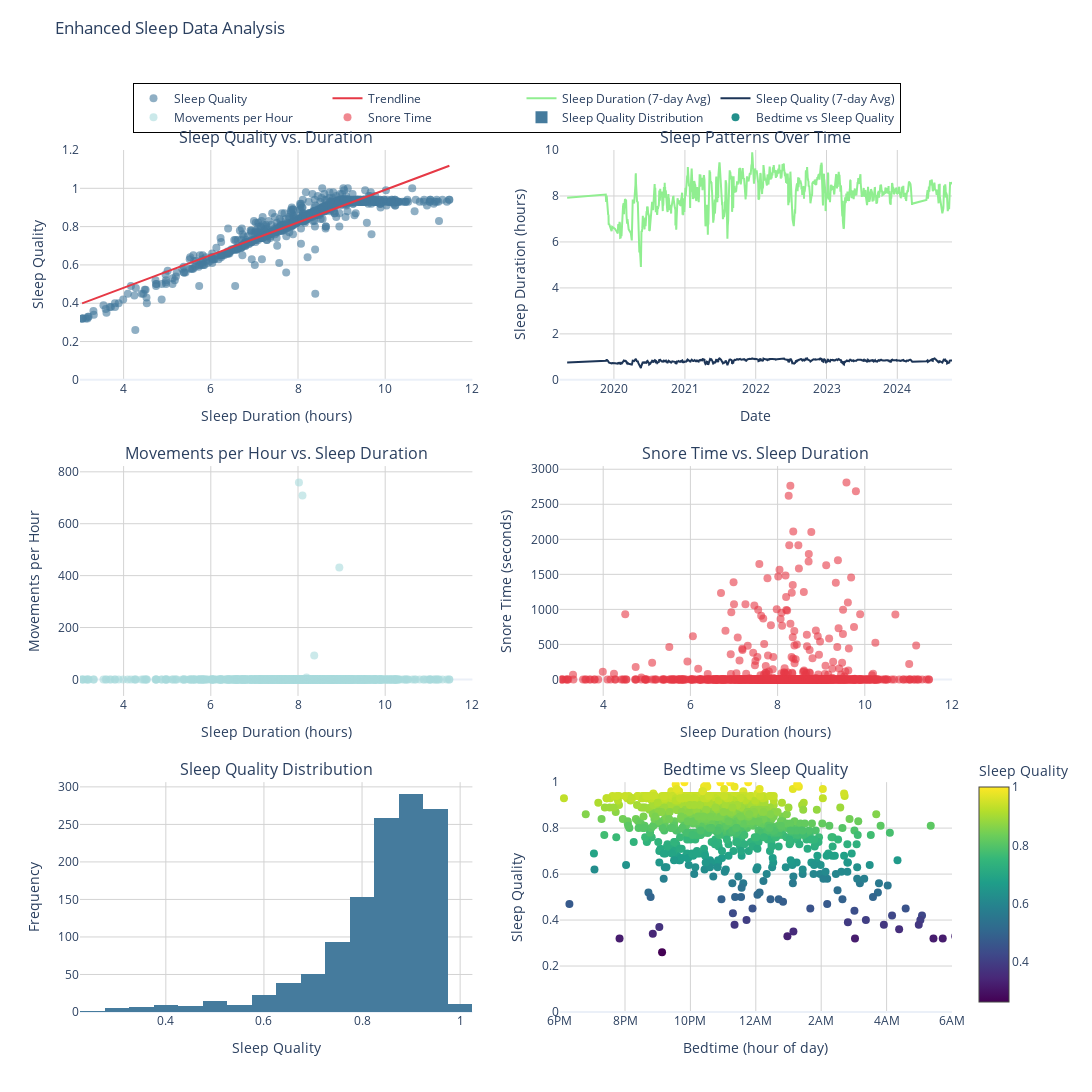

The code cell stored with this chart in its notebook:
### Code cell
import pandas as pd
import plotly.graph_objects as go
from plotly.subplots import make_subplots
import numpy as np
from scipy import stats
from scipy.stats import f_oneway
from tabulate import tabulate

# Load the sleep dataset
file_path = '/Users/ngirmay/Documents/GitHub/ironman_retrospective/IronMan_2023/diet_and_sleep/sleepdata.csv'
sleep_data = pd.read_csv(file_path)

# Data preparation
sleep_data['Start'] = pd.to_datetime(sleep_data['Start'])
sleep_data['End'] = pd.to_datetime(sleep_data['End'])
sleep_data['Sleep Duration (hours)'] = (sleep_data['End'] - sleep_data['Start']).dt.total_seconds() / 3600
sleep_data_clean = sleep_data[(sleep_data['Sleep Duration (hours)'] >= 3) & (sleep_data['Sleep Duration (hours)'] <= 20)]
sleep_data_clean['Sleep Quality'] = sleep_data_clean['Sleep Quality'].str.rstrip('%').astype('float') / 100
sleep_data_clean['Regularity'] = sleep_data_clean['Regularity'].str.rstrip('%').astype('float') / 100
sleep_data_clean['Movements per Hour'] = sleep_data_clean['Steps'] / sleep_data_clean['Sleep Duration (hours)']
sleep_data_clean = sleep_data_clean.sort_values('Start')
sleep_data_clean['Sleep Quality 7-day Avg'] = sleep_data_clean['Sleep Quality'].rolling(window=7).mean()
sleep_data_clean['Sleep Duration 7-day Avg'] = sleep_data_clean['Sleep Duration (hours)'].rolling(window=7).mean()

# Modified bedtime calculation
sleep_data_clean['Bedtime'] = sleep_data_clean['Start'].dt.hour + sleep_data_clean['Start'].dt.minute / 60
sleep_data_clean.loc[sleep_data_clean['Bedtime'] < 12, 'Bedtime'] += 24  # Adjust times after midnight

# Handling missing data in 'Snore time'
sleep_data_clean['Snore time'] = sleep_data_clean['Snore time'].fillna(0)

# Create Duration Range column
def categorize_duration(hours):
    if hours < 6:
        return 'Short (<6h)'
    elif 6 <= hours < 7:
        return 'Normal (6-7h)'
    elif 7 <= hours < 8:
        return 'Good (7-8h)'
    else:
        return 'Long (>8h)'

sleep_data_clean['Duration Range'] = sleep_data_clean['Sleep Duration (hours)'].apply(categorize_duration)

# Color mapping
color_mapping = {
    'Zone 1 (50%-60%)': '#e63946',
    'Zone 2 (60%-70%)': '#a8dadc',
    'Zone 3 (70%-80%)': '#90EE90',
    'Zone 4 (80%-90%)': '#457b9d',
    'Zone 5 (90%-100%)': '#1d3557'
}

# Create subplots
fig = make_subplots(rows=3, cols=2, subplot_titles=(
    "Sleep Quality vs. Duration",
    "Sleep Patterns Over Time",
    "Movements per Hour vs. Sleep Duration",
    "Snore Time vs. Sleep Duration",
    "Sleep Quality Distribution",
    "Bedtime vs Sleep Quality"
), vertical_spacing=0.1, horizontal_spacing=0.1)

# 1. Sleep Quality vs. Duration with trendline
x = sleep_data_clean['Sleep Duration (hours)']
y = sleep_data_clean['Sleep Quality']
z = np.polyfit(x, y, 1)
p = np.poly1d(z)

fig.add_trace(go.Scatter(
    x=x, y=y, 
    mode='markers',
    marker=dict(size=8, color=color_mapping['Zone 4 (80%-90%)'], opacity=0.6),
    name="Sleep Quality"
), row=1, col=1)

fig.add_trace(go.Scatter(
    x=x, y=p(x),
    mode='lines',
    line=dict(color=color_mapping['Zone 1 (50%-60%)'], width=2),
    name="Trendline"
), row=1, col=1)

# 2. Sleep Patterns Over Time (Enhanced)
fig.add_trace(go.Scatter(
    x=sleep_data_clean['Start'], 
    y=sleep_data_clean['Sleep Duration 7-day Avg'],
    mode='lines',
    line=dict(color=color_mapping['Zone 3 (70%-80%)'], width=2),
    name="Sleep Duration (7-day Avg)"
), row=1, col=2)

fig.add_trace(go.Scatter(
    x=sleep_data_clean['Start'], 
    y=sleep_data_clean['Sleep Quality 7-day Avg'],
    mode='lines',
    line=dict(color=color_mapping['Zone 5 (90%-100%)'], width=2),
    name="Sleep Quality (7-day Avg)",
    yaxis='y2'
), row=1, col=2)

# 3. Movements per Hour vs. Sleep Duration
fig.add_trace(go.Scatter(
    x=sleep_data_clean['Sleep Duration (hours)'], 
    y=sleep_data_clean['Movements per Hour'], 
    mode='markers',
    marker=dict(size=8, color=color_mapping['Zone 2 (60%-70%)'], opacity=0.6),
    name="Movements per Hour"
), row=2, col=1)

# 4. Snore Time vs. Sleep Duration
fig.add_trace(go.Scatter(
    x=sleep_data_clean['Sleep Duration (hours)'], 
    y=sleep_data_clean['Snore time'], 
    mode='markers',
    marker=dict(size=8, color=color_mapping['Zone 1 (50%-60%)'], opacity=0.6),
    name="Snore Time"
), row=2, col=2)

# 5. Sleep Quality Distribution
fig.add_trace(go.Histogram(
    x=sleep_data_clean['Sleep Quality'],
    nbinsx=20,
    marker_color=color_mapping['Zone 4 (80%-90%)'],
    name="Sleep Quality Distribution"
), row=3, col=1)

# 6. Bedtime vs Sleep Quality (Updated)
fig.add_trace(go.Scatter(
    x=sleep_data_clean['Bedtime'],
    y=sleep_data_clean['Sleep Quality'],
    mode='markers',
    marker=dict(
        size=8,
        color=sleep_data_clean['Sleep Quality'],
        colorscale='Viridis',
        showscale=True,
        colorbar=dict(title="Sleep Quality", y=0.15, len=0.3)
    ),
    name="Bedtime vs Sleep Quality"
), row=3, col=2)

# Update layout
fig.update_layout(
    height=2100,
    width=1200, 
    title_text="Enhanced Sleep Data Analysis",
    title_y=0.98,
    template="plotly_white",
    showlegend=True,
    legend=dict(
        orientation="h",
        yanchor="bottom",
        y=1.02,
        xanchor="center",
        x=0.5,
        bgcolor="rgba(255,255,255,0.8)",
        bordercolor="Black",
        borderwidth=1
    ),
    margin=dict(t=150)
)

# Update axes
fig.update_xaxes(title_text="Sleep Duration (hours)", row=1, col=1, range=[3, 12], gridcolor='lightgray')
fig.update_yaxes(title_text="Sleep Quality", row=1, col=1, range=[0, 1.2], gridcolor='lightgray')
fig.update_xaxes(title_text="Date", row=1, col=2, gridcolor='lightgray')
fig.update_yaxes(title_text="Sleep Duration (hours)", row=1, col=2, gridcolor='lightgray', range=[0, 10])
fig.update_yaxes(title_text="Sleep Quality", secondary_y=True, row=1, col=2, gridcolor='lightgray', range=[0, 1], overlaying='y', side='right')
fig.update_xaxes(title_text="Sleep Duration (hours)", row=2, col=1, range=[3, 12], gridcolor='lightgray')
fig.update_yaxes(title_text="Movements per Hour", row=2, col=1, gridcolor='lightgray')
fig.update_xaxes(title_text="Sleep Duration (hours)", row=2, col=2, range=[3, 12], gridcolor='lightgray')
fig.update_yaxes(title_text="Snore Time (seconds)", row=2, col=2, gridcolor='lightgray')
fig.update_xaxes(title_text="Sleep Quality", row=3, col=1, gridcolor='lightgray')
fig.update_yaxes(title_text="Frequency", row=3, col=1, gridcolor='lightgray')
fig.update_xaxes(
    title_text="Bedtime (hour of day)", 
    row=3, col=2, 
    gridcolor='lightgray', 
    range=[18, 30],  # This will show from 6 PM to 6 AM
    tickvals=[18, 20, 22, 24, 26, 28, 30], 
    ticktext=['6PM', '8PM', '10PM', '12AM', '2AM', '4AM', '6AM']
)
fig.update_yaxes(title_text="Sleep Quality", row=3, col=2, gridcolor='lightgray', range=[0, 1])

# Show the figure
fig.show()

# Function to format float values to 2 decimal places
def format_float(value):
    return f"{value:.2f}"

# Calculate summary statistics
summary_stats = sleep_data_clean[['Sleep Duration (hours)', 'Sleep Quality', 'Regularity', 'Movements per Hour', 'Snore time']].describe()
summary_stats = summary_stats.applymap(format_float)

# Create a formatted table for summary statistics
print("\nSummary Statistics:")
print(tabulate(summary_stats, headers='keys', tablefmt='pretty'))

# Additional statistical analysis
correlations = pd.DataFrame({
    'Correlation': ['Sleep Duration vs. Sleep Quality', 'Sleep Quality vs. Movements per Hour'],
    'Value': [
        format_float(sleep_data_clean['Sleep Duration (hours)'].corr(sleep_data_clean['Sleep Quality'])),
        format_float(sleep_data_clean['Sleep Quality'].corr(sleep_data_clean['Movements per Hour']))
    ]
})

print("\nCorrelations:")
print(tabulate(correlations, headers='keys', tablefmt='pretty', showindex=False))

# Make sure 'Duration Range' column exists
if 'Duration Range' in sleep_data_clean.columns:
    avg_sleep_quality = sleep_data_clean.groupby('Duration Range')['Sleep Quality'].mean().reset_index()
    avg_sleep_quality.columns = ['Duration Range', 'Average Sleep Quality']
    avg_sleep_quality['Average Sleep Quality'] = avg_sleep_quality['Average Sleep Quality'].apply(format_float)

    print("\nAverage Sleep Quality for Different Sleep Duration Ranges:")
    print(tabulate(avg_sleep_quality, headers='keys', tablefmt='pretty', showindex=False))

    # ANOVA test: Sleep Quality across different Sleep Duration ranges
    groups = sleep_data_clean.groupby('Duration Range')['Sleep Quality']
    anova_result = f_oneway(*[group for name, group in groups])

    anova_table = pd.DataFrame({
        'Statistic': ['F-statistic', 'p-value'],
        'Value': [format_float(anova_result.statistic), format_float(anova_result.pvalue)]
    })

    print("\nANOVA Result for Sleep Quality across Sleep Duration Ranges:")
    print(tabulate(anova_table, headers='keys', tablefmt='pretty', showindex=False))
else:
    print("\nWarning: 'Duration Range' column not found. Skipping related analyses.")

# Identify nights with best and worst sleep quality
best_sleep = sleep_data_clean.loc[sleep_data_clean['Sleep Quality'].idxmax()]
worst_sleep = sleep_data_clean.loc[sleep_data_clean['Sleep Quality'].idxmin()]

best_worst_sleep = pd.DataFrame({
    'Metric': ['Date', 'Sleep Quality', 'Sleep Duration (hours)', 'Movements per Hour', 'Snore Time (seconds)'],
    'Best Night': [best_sleep['Start'].date(), format_float(best_sleep['Sleep Quality']), format_float(best_sleep['Sleep Duration (hours)']),
                   format_float(best_sleep['Movements per Hour']), format_float(best_sleep['Snore time'])],
    'Worst Night': [worst_sleep['Start'].date(), format_float(worst_sleep['Sleep Quality']), format_float(worst_sleep['Sleep Duration (hours)']),
                    format_float(worst_sleep['Movements per Hour']), format_float(worst_sleep['Snore time'])]
})

print("\nBest and Worst Sleep Nights:")
print(tabulate(best_worst_sleep, headers='keys', tablefmt='pretty', showindex=False))

print("\nInterpretation of the Sleep Data Analysis:")
print("1. The summary statistics provide an overview of the central tendencies and variability in sleep-related metrics.")
print("2. Correlations between sleep duration, quality, and movements per hour indicate potential relationships between these factors.")
print("3. The average sleep quality for different duration ranges shows how sleep quality varies with sleep duration.")
print("4. The ANOVA test results indicate whether there are significant differences in sleep quality across different sleep duration ranges.")
print("5. The best and worst sleep nights provide insight into the extremes of sleep quality and associated factors.")
print("\nNote: This analysis assumes certain statistical properties and may not account for all factors affecting sleep quality.")

### Figure 1 — Plotly figure (JSON) as saved in the notebook; plotly's stock layout.template omitted (floating-point values rounded to 4 significant figures; data arrays with more than 128 entries replaced by an {"elided": "..."} marker saying what was removed)
{"data": [{"marker": {"color": "#457b9d", "opacity": 0.6, "size": 8}, "mode": "markers", "name": "Sleep Quality", "type": "scatter", "x": {"elided": "1241 float values"}, "xaxis": "x", "y": {"elided": "1241 float values"}, "yaxis": "y"}, {"line": {"color": "#e63946", "width": 2}, "mode": "lines", "name": "Trendline", "type": "scatter", "x": {"elided": "1241 float values"}, "xaxis": "x", "y": {"elided": "1241 float values"}, "yaxis": "y"}, {"line": {"color": "#90EE90", "width": 2}, "mode": "lines", "name": "Sleep Duration (7-day Avg)", "type": "scatter", "x": {"elided": "1241 str values"}, "xaxis": "x2", "y": {"elided": "1241 float values"}, "yaxis": "y2"}, {"line": {"color": "#1d3557", "width": 2}, "mode": "lines", "name": "Sleep Quality (7-day Avg)", "type": "scatter", "x": {"elided": "1241 str values"}, "xaxis": "x2", "y": {"elided": "1241 float values"}, "yaxis": "y2"}, {"marker": {"color": "#a8dadc", "opacity": 0.6, "size": 8}, "mode": "markers", "name": "Movements per Hour", "type": "scatter", "x": {"elided": "1241 float values"}, "xaxis": "x3", "y": {"elided": "1241 float values"}, "yaxis": "y3"}, {"marker": {"color": "#e63946", "opacity": 0.6, "size": 8}, "mode": "markers", "name": "Snore Time", "type": "scatter", "x": {"elided": "1241 float values"}, "xaxis": "x4", "y": {"elided": "1241 float values"}, "yaxis": "y4"}, {"marker": {"color": "#457b9d"}, "name": "Sleep Quality Distribution", "nbinsx": 20, "type": "histogram", "x": {"elided": "1241 float values"}, "xaxis": "x5", "yaxis": "y5"}, {"marker": {"color": {"elided": "1241 float values"}, "colorbar": {"len": 0.3, "title": {"text": "Sleep Quality"}, "y": 0.15}, "colorscale": [[0, "#440154"], [0.1111, "#482878"], [0.2222, "#3e4989"], [0.3333, "#31688e"], [0.4444, "#26828e"], [0.5556, "#1f9e89"], [0.6667, "#35b779"], [0.7778, "#6ece58"], [0.8889, "#b5de2b"], [1, "#fde725"]], "showscale": true, "size": 8}, "mode": "markers", "name": "Bedtime vs Sleep Quality", "type": "scatter", "x": {"elided": "1241 float values"}, "xaxis": "x6", "y": {"elided": "1241 float values"}, "yaxis": "y6"}], "layout": {"annotations": [{"font": {"size": 16}, "showarrow": false, "text": "Sleep Quality vs. Duration", "x": 0.225, "xanchor": "center", "xref": "paper", "y": 1, "yanchor": "bottom", "yref": "paper"}, {"font": {"size": 16}, "showarrow": false, "text": "Sleep Patterns Over Time", "x": 0.775, "xanchor": "center", "xref": "paper", "y": 1, "yanchor": "bottom", "yref": "paper"}, {"font": {"size": 16}, "showarrow": false, "text": "Movements per Hour vs. Sleep Duration", "x": 0.225, "xanchor": "center", "xref": "paper", "y": 0.6333, "yanchor": "bottom", "yref": "paper"}, {"font": {"size": 16}, "showarrow": false, "text": "Snore Time vs. Sleep Duration", "x": 0.775, "xanchor": "center", "xref": "paper", "y": 0.6333, "yanchor": "bottom", "yref": "paper"}, {"font": {"size": 16}, "showarrow": false, "text": "Sleep Quality Distribution", "x": 0.225, "xanchor": "center", "xref": "paper", "y": 0.2667, "yanchor": "bottom", "yref": "paper"}, {"font": {"size": 16}, "showarrow": false, "text": "Bedtime vs Sleep Quality", "x": 0.775, "xanchor": "center", "xref": "paper", "y": 0.2667, "yanchor": "bottom", "yref": "paper"}], "height": 2100, "legend": {"bgcolor": "rgba(255,255,255,0.8)", "bordercolor": "Black", "borderwidth": 1, "orientation": "h", "x": 0.5, "xanchor": "center", "y": 1.02, "yanchor": "bottom"}, "margin": {"t": 150}, "showlegend": true, "title": {"text": "Enhanced Sleep Data Analysis", "y": 0.98}, "width": 1200, "xaxis": {"anchor": "y", "domain": [0, 0.45], "gridcolor": "lightgray", "range": [3, 12], "title": {"text": "Sleep Duration (hours)"}}, "xaxis2": {"anchor": "y2", "domain": [0.55, 1], "gridcolor": "lightgray", "title": {"text": "Date"}}, "xaxis3": {"anchor": "y3", "domain": [0, 0.45], "gridcolor": "lightgray", "range": [3, 12], "title": {"text": "Sleep Duration (hours)"}}, "xaxis4": {"anchor": "y4", "domain": [0.55, 1], "gridcolor": "lightgray", "range": [3, 12], "title": {"text": "Sleep Duration (hours)"}}, "xaxis5": {"anchor": "y5", "domain": [0, 0.45], "gridcolor": "lightgray", "title": {"text": "Sleep Quality"}}, "xaxis6": {"anchor": "y6", "domain": [0.55, 1], "gridcolor": "lightgray", "range": [18, 30], "ticktext": ["6PM", "8PM", "10PM", "12AM", "2AM", "4AM", "6AM"], "tickvals": [18, 20, 22, 24, 26, 28, 30], "title": {"text": "Bedtime (hour of day)"}}, "yaxis": {"anchor": "x", "domain": [0.7333, 1], "gridcolor": "lightgray", "range": [0, 1.2], "title": {"text": "Sleep Quality"}}, "yaxis2": {"anchor": "x2", "domain": [0.7333, 1], "gridcolor": "lightgray", "range": [0, 10], "title": {"text": "Sleep Duration (hours)"}}, "yaxis3": {"anchor": "x3", "domain": [0.3667, 0.6333], "gridcolor": "lightgray", "title": {"text": "Movements per Hour"}}, "yaxis4": {"anchor": "x4", "domain": [0.3667, 0.6333], "gridcolor": "lightgray", "title": {"text": "Snore Time (seconds)"}}, "yaxis5": {"anchor": "x5", "domain": [0, 0.2667], "gridcolor": "lightgray", "title": {"text": "Frequency"}}, "yaxis6": {"anchor": "x6", "domain": [0, 0.2667], "gridcolor": "lightgray", "range": [0, 1], "title": {"text": "Sleep Quality"}}}}
